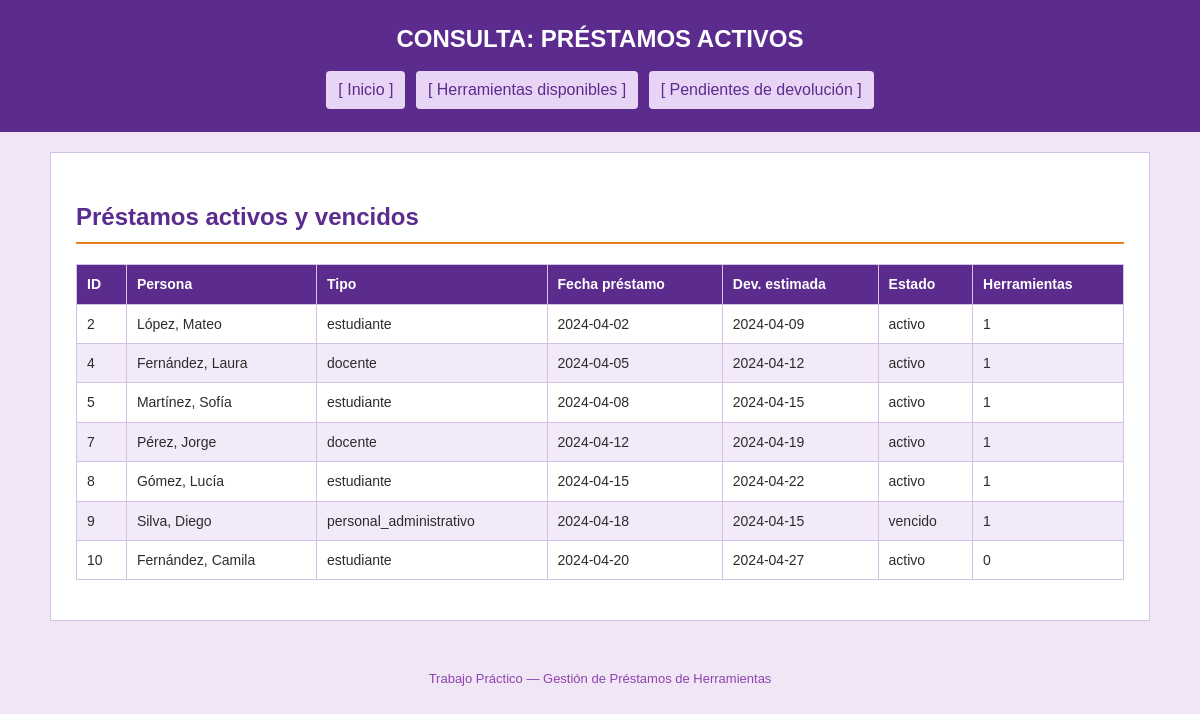
Page /aplicacion/consultas/prestamos_activos.php on the committed database.
### tables this page shows
CREATE TABLE `prestamo` (
  `id_prestamo` int(11) NOT NULL AUTO_INCREMENT,
  `id_persona` int(11) NOT NULL,
  `fecha_prestamo` date NOT NULL,
  `fecha_devolucion_estimada` date DEFAULT NULL,
  `fecha_devolucion_real` date DEFAULT NULL,
  `estado` varchar(50) NOT NULL DEFAULT 'activo',
  PRIMARY KEY (`id_prestamo`),
  KEY `fk_prestamo_persona` (`id_persona`),
  CONSTRAINT `fk_prestamo_persona` FOREIGN KEY (`id_persona`) REFERENCES `persona` (`id_persona`)
);

CREATE TABLE `persona` (
  `id_persona` int(11) NOT NULL AUTO_INCREMENT,
  `nombre` varchar(100) NOT NULL,
  `apellido` varchar(100) NOT NULL,
  `dni` varchar(20) NOT NULL,
  `tipo_persona` varchar(30) NOT NULL,
  `telefono` varchar(30) DEFAULT NULL,
  `email` varchar(150) DEFAULT NULL,
  PRIMARY KEY (`id_persona`),
  UNIQUE KEY `dni` (`dni`),
  CONSTRAINT `chk_tipo_persona` CHECK (`tipo_persona` in ('docente','estudiante','personal_administrativo'))
);

### aplicacion/consultas/prestamos_activos.php (the view, shortened to what this page needs)
<?php
require_once "../conexion.php";
$sql = "SELECT pe.id_prestamo,
               pe.fecha_prestamo,
               pe.fecha_devolucion_estimada,
               pe.estado,
               pr.nombre AS persona_nombre,
               pr.apellido AS persona_apellido,
               pr.tipo_persona,
               COUNT(dp.id_detalle) AS cantidad_herramientas
        FROM prestamo pe
        INNER JOIN persona pr ON pe.id_persona = pr.id_persona
        LEFT JOIN detalle_prestamo dp ON pe.id_prestamo = dp.id_prestamo
        WHERE pe.estado IN ('activo', 'vencido')
        GROUP BY pe.id_prestamo
        ORDER BY pe.fecha_prestamo";
$prestamos = $pdo->query($sql)->fetchAll();
?>
<!DOCTYPE html>
<html lang="es">
<head>
    <link rel="stylesheet" href="../css/estilos.css">
</head>
<body>
<header>
    <h1>CONSULTA: PRÉSTAMOS ACTIVOS</h1>
    <nav>
        <a href="../index.php">[ Inicio ]</a>
        <a href="herramientas_disponibles.php">[ Herramientas disponibles ]</a>
        <a href="herramientas_pendientes.php">[ Pendientes de devolución ]</a>
    </nav>
</header>
<main>
    <h2>Préstamos activos y vencidos</h2>
    <?php if (count($prestamos) > 0): ?>
        <table>
            <thead>
                <tr>
                    <th>ID</th>
                    <th>Persona</th>
                    <th>Tipo</th>
                    <th>Fecha préstamo</th>
                    <th>Dev. estimada</th>
                    <th>Estado</th>
                    <th>Herramientas</th>
                </tr>
            </thead>
            <tbody>
                <?php foreach ($prestamos as $pe): ?>
                    <tr>
                        <td><?= $pe['id_prestamo'] ?></td>
                        <td><?= htmlspecialchars($pe['persona_apellido'] . ", " . $pe['persona_nombre']) ?></td>
                        <td><?= htmlspecialchars($pe['tipo_persona']) ?></td>
                        <td><?= htmlspecialchars($pe['fecha_prestamo']) ?></td>
                        <td><?= htmlspecialchars($pe['fecha_devolucion_estimada'] ?? '—') ?></td>
                        <td><?= htmlspecialchars($pe['estado']) ?></td>
                        <td><?= $pe['cantidad_herramientas'] ?></td>
                    </tr>
                <?php endforeach; ?>
            </tbody>
        </table>
    <?php else: ?>
        <div class="mensaje exito">No hay préstamos activos ni vencidos.</div>
    <?php endif; ?>
</main>
<footer>
    <p>Trabajo Práctico — Gestión de Préstamos de Herramientas</p>
</footer>
</body>
</html>

### aplicacion/css/estilos.css (style rules this page uses)
* { box-sizing: border-box; }
body { font-family: Arial, Helvetica, sans-serif; margin: 0; background-color: #f0e6f6; color: #2c2c2c; line-height: 1.6; }
header { background-color: #5b2c8e; color: #fff; padding: 20px; text-align: center; }
nav { margin-top: 10px; text-align: center; }
nav a { color: #5b2c8e; background-color: #e8d5f5; padding: 6px 12px; margin: 3px; display: inline-block; text-decoration: none; border-radius: 4px; }
main { max-width: 1100px; margin: 20px auto; background-color: #fff; padding: 25px; border: 1px solid #d4c1e8; }
h1 { margin: 0; font-size: 24px; }
h2 { color: #5b2c8e; border-bottom: 2px solid #e67e22; padding-bottom: 6px; }
table { width: 100%; border-collapse: collapse; margin: 15px 0; }
th, td { border: 1px solid #d4c1e8; padding: 8px 10px; text-align: left; font-size: 14px; }
th { background-color: #5b2c8e; color: #fff; }
tr:nth-child(even) { background-color: #f3eaf9; }
footer { text-align: center; padding: 15px; color: #8e44ad; font-size: 13px; }

### rows in the picture
prestamo: id_prestamo "2", id_persona.nombre "López, Mateo", id_persona.tipo_persona "estudiante", fecha_prestamo "2024-04-02", fecha_devolucion_estimada "2024-04-09", estado "activo", cantidad_herramientas "1"
prestamo: id_prestamo "4", id_persona.nombre "Fernández, Laura", id_persona.tipo_persona "docente", fecha_prestamo "2024-04-05", fecha_devolucion_estimada "2024-04-12", estado "activo", cantidad_herramientas "1"
prestamo: id_prestamo "5", id_persona.nombre "Martínez, Sofía", id_persona.tipo_persona "estudiante", fecha_prestamo "2024-04-08", fecha_devolucion_estimada "2024-04-15", estado "activo", cantidad_herramientas "1"
prestamo: id_prestamo "7", id_persona.nombre "Pérez, Jorge", id_persona.tipo_persona "docente", fecha_prestamo "2024-04-12", fecha_devolucion_estimada "2024-04-19", estado "activo", cantidad_herramientas "1"
prestamo: id_prestamo "8", id_persona.nombre "Gómez, Lucía", id_persona.tipo_persona "estudiante", fecha_prestamo "2024-04-15", fecha_devolucion_estimada "2024-04-22", estado "activo", cantidad_herramientas "1"
prestamo: id_prestamo "9", id_persona.nombre "Silva, Diego", id_persona.tipo_persona "personal_administrativo", fecha_prestamo "2024-04-18", fecha_devolucion_estimada "2024-04-15", estado "vencido", cantidad_herramientas "1"
prestamo: id_prestamo "10", id_persona.nombre "Fernández, Camila", id_persona.tipo_persona "estudiante", fecha_prestamo "2024-04-20", fecha_devolucion_estimada "2024-04-27", estado "activo", cantidad_herramientas "0"
